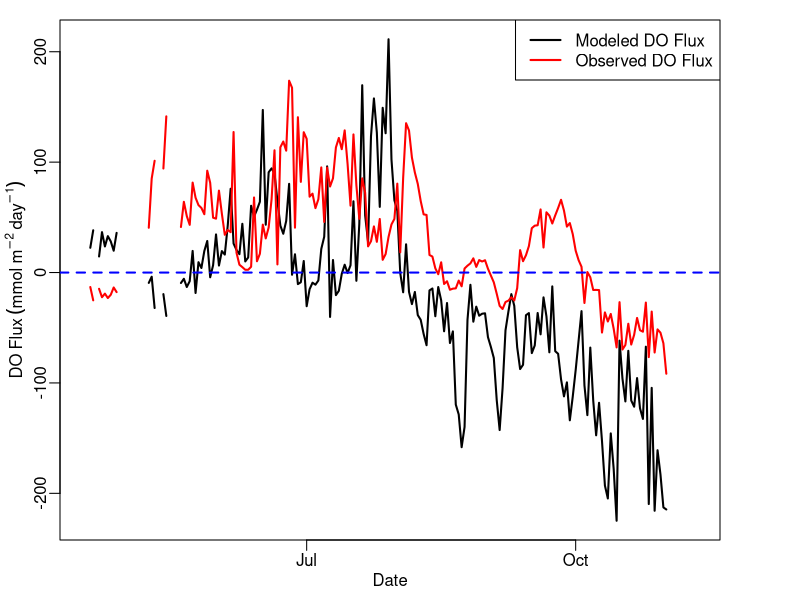
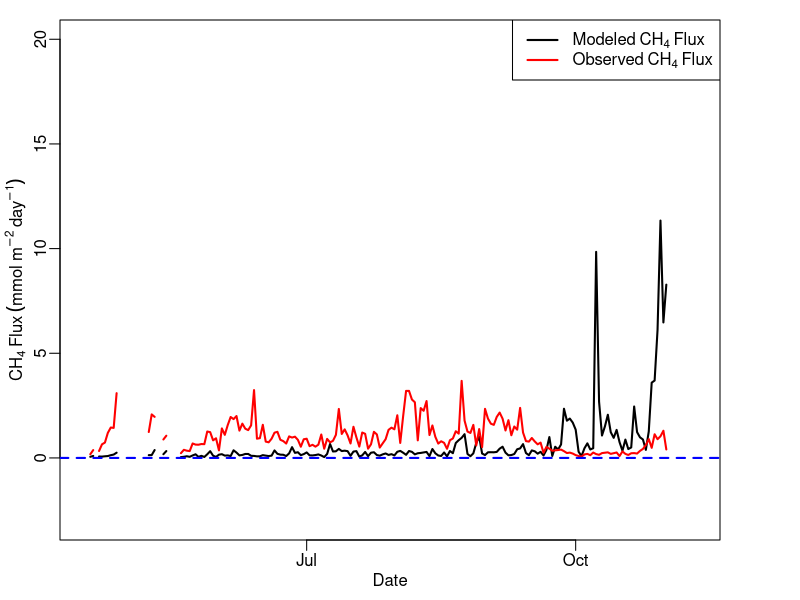
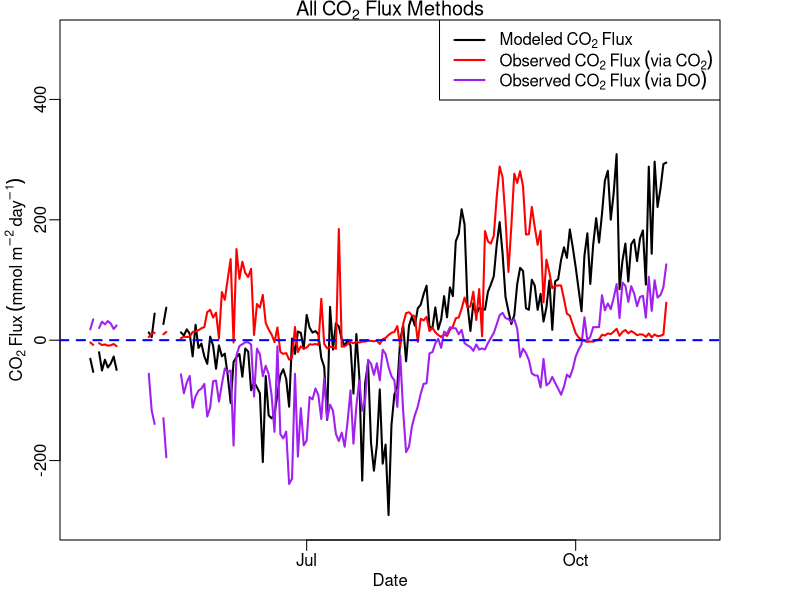
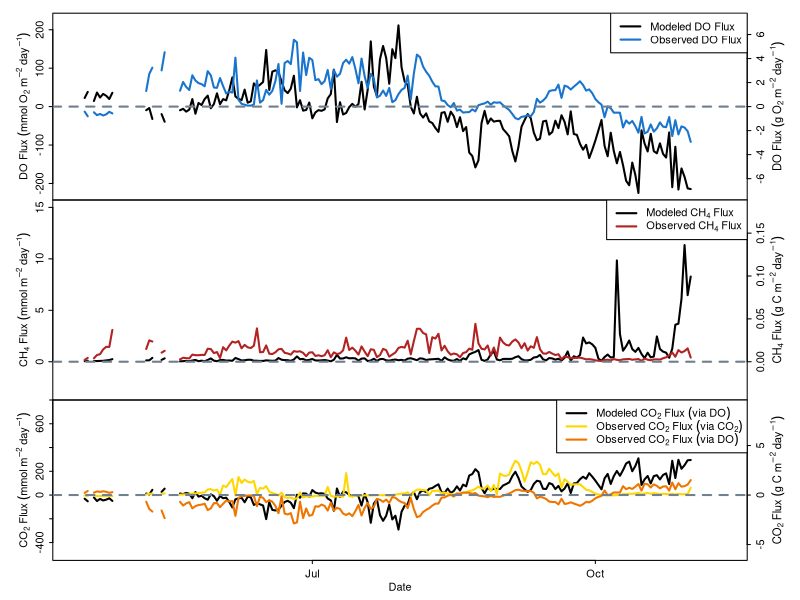

These charts were generated, in order, by the following R code:
#Plot Gas Flux
#7 March 2017
#JAH

setwd("~/Dropbox/GitHub Repos/GLM-Mendota/Data/")
flux<-read.csv('flux.data.csv')

############################################################
###############DISSOLVED OXYGEN FLUX########################
quartz()
par(mar=c(3,3,1,4),mgp=c(1.5,0.5,0),tck=-0.02)
plot(as.Date(flux$datetime),flux$do.flux.read.mod,type = 'l',lwd=2,ylab = expression(DO~Flux~(mmol~m^-2~day^-1)),xlab = expression(Date))
lines(as.Date(flux$datetime),flux$do.flux.read.obs,type= 'l',lwd=2,col='red')
abline(0,0,col='blue',lty=2,lwd=2)
legend('topright',c('Modeled DO Flux','Observed DO Flux'),lty = c(1,1),lwd=c(2,2),col=c('black','red'))



############################################################
#####################METHANE FLUX###########################
quartz()
par(mar=c(3,3,1,4),mgp=c(1.5,0.5,0),tck=-0.02)
plot(as.Date(flux$datetime),flux$ch4.flux.read.mod,type='l', lwd=2, ylab = expression(CH[4]~Flux~(mmol~m^-2~day^-1)),xlab = expression(Date),ylim=c(-3,20))
lines(as.Date(flux$datetime),flux$ch4.flux.read.obs,type = 'l', lwd = 2, col = 'red')
abline(0,0,col='blue',lty=2,lwd=2)
legend('topright',c(expression(Modeled~CH[4]~Flux),expression(Observed~CH[4]~Flux)),lty = c(1,1),lwd=c(2,2),col=c('black','red'))



############################################################
#####################CARBON DIOXIDE FLUX####################
quartz()
par(mar=c(3,3,1,4),mgp=c(1.5,0.5,0),tck=-0.02)
plot(as.Date(flux$datetime),flux$co2.flux.read.mod,type ='l',lwd =2,ylab = expression(CO[2]~Flux~(mmol~m^-2~day^-1)),xlab = expression(Date),ylim = c(-300,500),main=expression(All~CO[2]~Flux~Methods))
lines(as.Date(flux$datetime),flux$co2.flux.read.obs,type = 'l', lwd = 2, col = 'red')
lines(as.Date(flux$datetime),flux$co2.flux.read.obs.do,type='l',lwd=2, col='purple')
abline(0,0,col='blue',lty =2,lwd=2)
legend('topright',c(expression(Modeled~CO[2]~Flux),expression(Observed~CO[2]~Flux~(via~CO[2])),expression(Observed~CO[2]~Flux~(via~DO))),lty = c(1,1,1),lwd=c(2,2,2),col=c('black','red','purple'))



############################################################
#####################THREE PANEL PLOT#######################

#do
quartz()
par(mfrow=c(3,1),mar=c(0,4,1,4),mgp=c(1.5,0.5,0),tck=-0.02)
plot(as.Date(flux$datetime),flux$do.flux.read.mod,type = 'l',lwd=2,xlab=NA,ylab = expression(DO~Flux~(mmol~O[2]~m^-2~day^-1)),xaxt='n',ylim=c(-225,225))
lines(as.Date(flux$datetime),flux$do.flux.read.obs,type= 'l',lwd=2,col='dodgerblue3')
abline(0,0,col='slategrey',lty=2,lwd=2)

par(new=TRUE)
plot(as.Date(flux$datetime),flux$do.flux.read.mod,type = 'n',xlab=NA,ylab=NA,xaxt='n',ylim=c(-7.2,7.2),axes=FALSE)
axis(side=4,ylim=c(-7.2,7.2))
DOexp<-expression(DO~Flux~(g~O[2]~m^-2~day^-1))
mtext(side=4,line=2,DOexp,cex=0.675)
legend('topright',c('Modeled DO Flux','Observed DO Flux'),lty = c(1,1),lwd=c(2,2),col=c('black','dodgerblue3'))

#ch4
par(mar=c(0,4,0,4),mgp=c(1.5,0.5,0),tck=-0.02)
plot(as.Date(flux$datetime),flux$ch4.flux.read.mod,type='l', lwd=2, ylab = expression(CH[4]~Flux~(mmol~m^-2~day^-1)),xlab = NA,ylim=c(-3,15),xaxt='n')
lines(as.Date(flux$datetime),flux$ch4.flux.read.obs,type = 'l', lwd = 2, col = 'firebrick')
abline(0,0,col='slategrey',lty=2,lwd=2)

par(new=TRUE)
plot(as.Date(flux$datetime),flux$ch4.flux.read.mod,type='n',xlab=NA,ylab=NA,xaxt='n',axes=FALSE,ylim=c(-0.036,0.18))
axis(side=4,ylim=c(-0.036,0.18))
CH4exp<-expression(CH[4]~Flux~(g~C~m^-2~day^-1))
mtext(side=4,line=2,CH4exp,cex=0.675)
legend('topright',c(expression(Modeled~CH[4]~Flux),expression(Observed~CH[4]~Flux)),lty = c(1,1),lwd=c(2,2),col=c('black','firebrick'))

#co2
par(mar=c(3,4,0,4),mgp=c(1.5,0.5,0),tck=-0.02)
plot(as.Date(flux$datetime),flux$co2.flux.read.mod,type ='l',lwd =2,ylab = expression(CO[2]~Flux~(mmol~m^-2~day^-1)),xlab = expression(Date),ylim = c(-500,750))
lines(as.Date(flux$datetime),flux$co2.flux.read.obs,type = 'l', lwd = 2, col = 'gold1')
lines(as.Date(flux$datetime),flux$co2.flux.read.obs.do,type='l',lwd=2, col='darkorange2')
abline(0,0,col='slategrey',lty =2,lwd=2)

par(new=TRUE)
plot(as.Date(flux$datetime),flux$co2.flux.read.mod,type ='n',xlab=NA,ylab=NA,xaxt='n',axes=FALSE,ylim=c(-6,9))
axis(side=4,ylim=c(-6,9))
CO2exp<-expression(CO[2]~Flux~(g~C~m^-2~day^-1))
mtext(side=4, line=2, CO2exp, cex=0.675)
legend('topright',c(expression(Modeled~CO[2]~Flux~(via~DO)),expression(Observed~CO[2]~Flux~(via~CO[2])),expression(Observed~CO[2]~Flux~(via~DO))),lty = c(1,1,1),lwd=c(2,2,2),col=c('black','gold1','darkorange2'))
